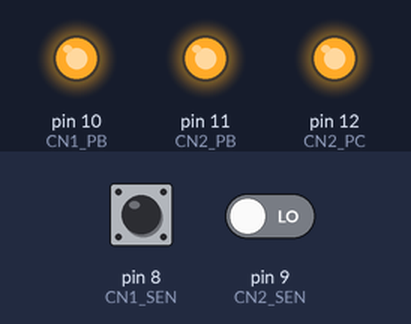
The sketch below on a simulated Arduino Uno, built with avr-gcc and run on an emulated ATmega328P. On the bench: output pins drawn as LEDs (lit = HIGH). Dashed ring = blinking. The test bench sets the inputs (shaded band); at power-on: pin 9 (CN2_SEN) LOW, pin 8 (CN1_SEN) LOW. Pins used as bus, display or sensor lines are not drawn; what the sketch prints to the serial monitor is not drawn.

Above: at 2.2 s.
2.3 s: pin 9 (CN2_SEN) driven HIGH
At 3.7 s:
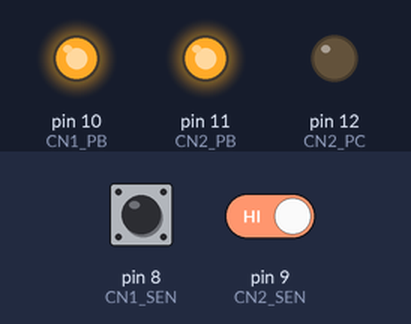
4.0 s: pin 8 (CN1_SEN) driven HIGH
At 5.1 s:
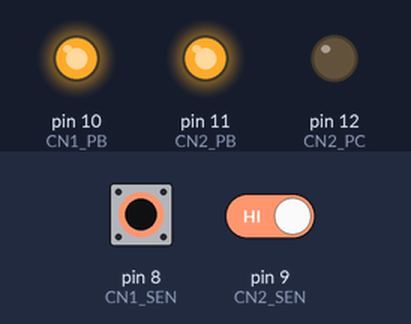
5.7 s: pin 9 (CN2_SEN) driven LOW
At 6.8 s:
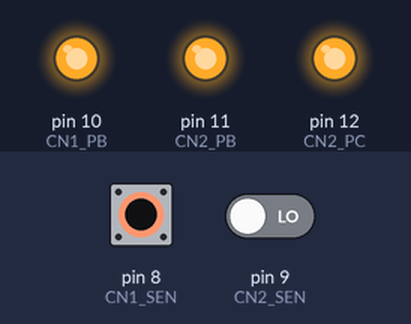
7.2 s: pin 8 (CN1_SEN) pulsed LOW 5 times (0.12 s each, 0.3 s apart)
At 9.0 s:
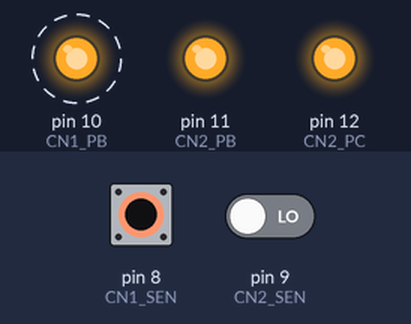
Timing chart, 0 to 10.5 s (numbered marks = the images above; inputs shaded):
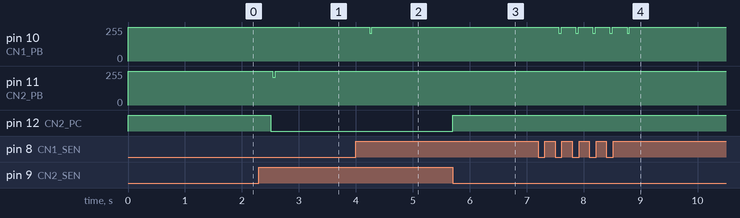

The sketch:

yasnac_fakery.ino
```cpp
#define CN1_SEN 8 // goes high when it wants serial data
#define CN2_SEN 9 // goes high when it wants serial data
#define CN1_PB 10 // PB pin

#define CN2_PB 11 // PB pin
#define CN2_PC 12 // PC pin

#define TUNED43US 33 // how many "delayMicroseconds" to achieve 43uS actual time

boolean cn1_sent = false; // whether we have sent data for this one yet
boolean cn2_sent = false; // whether we have sent data for this one yet

int state; // binary state of pin1 (bit0) and pin2 (bit1)

void setup()
{
  Serial.begin(9600,SERIAL_7E1);
  digitalWrite(CN1_PB,HIGH);
  digitalWrite(CN2_PB,HIGH);
  digitalWrite(CN2_PC,HIGH);
  pinMode(CN1_PB,OUTPUT);
  pinMode(CN2_PB,OUTPUT);
  pinMode(CN2_PC,OUTPUT);
  delay(1000);
}

void loop()
{
  if (digitalRead(CN1_SEN) && !cn1_sent) {
    Serial.begin(9600,SERIAL_7E1);
    delay(185);
    Serial.print("P");
    delay(2);
    Serial.print("+");
    delay(2);
    Serial.print("0");
    delay(2);
    Serial.print("0");
    delay(2);
    Serial.print("0");
    delay(2);
    Serial.print("0");
    delay(2);
    Serial.print("0");
    delay(2);
    Serial.print("\r");
    delayMicroseconds(2470+786);
    digitalWrite(1,HIGH);
    pinMode(1,OUTPUT);
    UCSR0B &= (255 - (1<<TXEN0)); // change USART0 pin to be a GPIO again
    // digitalWrite(CN1_PC,LOW);
    sendIncrementalPulses(1,CN1_PB);
    cn1_sent = true;
    }
  if (!digitalRead(CN1_SEN)) {
    cn1_sent = false;
    digitalWrite(CN1_PB,HIGH);
    //digitalWrite(CN1_PC,HIGH);
  }
  if (digitalRead(CN2_SEN) && !cn2_sent) {
    Serial.begin(9600,SERIAL_7E1);
    delay(185);
    Serial.print("P");
    delay(2);
    Serial.print("+");
    delay(2);
    Serial.print("0");
    delay(2);
    Serial.print("0");
    delay(2);
    Serial.print("0");
    delay(2);
    Serial.print("0");
    delay(2);
    Serial.print("0");
    delay(2);
    Serial.print("\r");
    delayMicroseconds(2470+786);
    digitalWrite(1,HIGH);
    pinMode(1,OUTPUT);
    UCSR0B &= (255 - (1<<TXEN0)); // change USART0 pin to be a GPIO again
    digitalWrite(CN2_PC,LOW);
    sendIncrementalPulses(1,CN2_PB);
    cn2_sent = true;
    }
  if (!digitalRead(CN2_SEN)) {
    cn2_sent = false;
    digitalWrite(CN2_PB,HIGH);
    digitalWrite(CN2_PC,HIGH);
  }
}

void sendIncrementalPulses(int pin1, int pin2) {
  state = 1; // which pin1 or pin2 to toggle next
  pulseSeq(30,pin1,pin2); // first
  pulseSeq(30,pin1,pin2); // second
  pulseSeq(30,pin1,pin2); // third
  pulseSeq(62,pin1,pin2); // fourth
  pulseSeq(30,pin1,pin2); // fifth
  pulseSeq(30,pin1,pin2); // sixth
  pulseSeq(62,pin1,pin2); // seventh
  pulseSeq(30,pin1,pin2); // eighth
  pulseSeq(20,pin1,pin2); // last time
} // the above numbers were based on spreadsheet analysys of realencoder-notes.ods and logicdata

void pulseSeq(int count, int pin1, int pin2) {
  for (int i = 0; i < count; i++) {
    if (state == 1) digitalWrite(pin1,!digitalRead(pin1));
    if (state == 2) digitalWrite(pin2,!digitalRead(pin2));
    delayMicroseconds(TUNED43US);
    state = state ^ 3;
  }
  if (state == 1) digitalWrite(pin1,!digitalRead(pin1));
  if (state == 2) digitalWrite(pin2,!digitalRead(pin2));
  delayMicroseconds(TUNED43US);
  delayMicroseconds(TUNED43US+9); // this is a double-length state
  state = state ^ 3;
}
```

Measured:
- after the input at 2.3 s, pin 11 (CN2_PB): 255/255 → 210/255 after 0.24 s, → 255/255 0.04 s later; pin 12 (CN2_PC): HIGH → LOW after 0.20 s
- after the input at 4.0 s, pin 10 (CN1_PB): 255/255 → 210/255 after 0.24 s, → 255/255 0.04 s later
- after the input at 5.7 s, pin 12 (CN2_PC): LOW → HIGH at once
- after the input at 7.2 s, pin 10 (CN1_PB): alternates 255/255 for 0.26 s and 210/255 for 0.04 s, 10 changes in all, then stays 255/255, starting after 0.36 s
